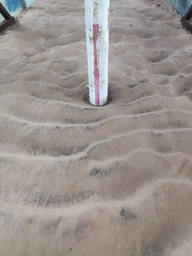
#> input picture code/utils/61.jpg, 192 x 256 px, shrunk from 3000 x 4000 before the run
$ python sift_L.py
#> lines starting #> are read from the running program, lines starting #| are printed output that depends on the picture
#> further down, img is the input picture: shape (256, 192, 3); mean B, G, R 141.8, 146.5, 153.5
import cv2
import numpy as np

def convolve(filter, mat, padding, strides):
    result = None
    filter_size = filter.shape
    mat_size = mat.shape
    if len(filter_size) == 2:
        if len(mat_size) == 3:
            channel = []
            for i in range(mat_size[-1]):
                pad_mat = np.pad(mat[:, :, i], ((padding[0], padding[1]), (padding[2], padding[3])), 'constant')
                temp = []
                for j in range(0, pad_mat.shape[0] - filter_size[0] + 1, strides[1]):
                    temp.append([])
                    for k in range(0, pad_mat.shape[1] - filter_size[1] + 1, strides[0]):
                        val = (filter * pad_mat[j:j + filter_size[0], k:k + filter_size[1]]).sum()
                        temp[-1].append(val)
                channel.append(np.array(temp))

            channel = tuple(channel)
            result = np.dstack(channel)
        elif len(mat_size) == 2:
            channel = []
            pad_mat = np.pad(mat, ((padding[0], padding[1]), (padding[2], padding[3])), 'constant')
            for j in range(0, pad_mat.shape[0] - filter_size[0] + 1, strides[1]):
                channel.append([])
                for k in range(0, pad_mat.shape[1] - filter_size[1] + 1, strides[0]):
                    val = (filter * pad_mat[j:j + filter_size[0], k:k + filter_size[1]]).sum()
                    channel[-1].append(val)
            result = np.array(channel)
    return result

def downsample(img, step = 2):
    return img[::step, ::step]


def GaussianKernel(sigma, dim):
    '''
    :param sigma: Standard deviation
    :param dim: dimension(must be positive and also an odd number)
    :return: return the required Gaussian kernel.
    '''
    temp = [t - (dim // 2) for t in range(dim)]
    assistant = []
    for i in range(dim):
        assistant.append(temp)
    assistant = np.array(assistant)
    temp = 2 * sigma * sigma
    result = (1.0 / (temp * np.pi)) * np.exp(-(assistant ** 2 + (assistant.T) ** 2) / temp)
    # Normalize the kernel to sum to 1
    return result / np.sum(result)


def getDoG(img, n, sigma0, S=None, O=None):
    '''
    :param img: the original img.
    :param sigma0: sigma of the first stack of the first octave. default 1.52 for complicate reasons.
    :param n: how many stacks of feature that you wanna extract.
    :param S: how many stacks does every octave have. S must bigger than 3.
    :param O: how many octaves do we have.
    :return: the DoG Pyramid
    '''
#> called with n = 2, sigma0 = 1.52
    if S is None:
        S = 4
    if O is None:
        O = int(np.log2(min(img.shape[0], img.shape[1]))) - 3
#> O = 4

    k = 2 ** (1.0 / n)
    sigma = [[(k ** s) * sigma0 * (1 << o) for s in range(S)] for o in range(O)]
    samplePyramid = [downsample(img, 1 << o) for o in range(O)]
#> call 4 of downsample, with step = 8
#> in downsample (call 4), `return img[::step, ::step]`:
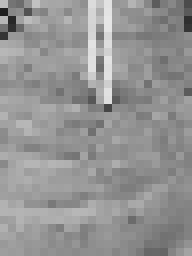
#> returned value: shape (32, 24) float32 (shown 8 times larger); min 31, max 230, mean 147.9
#> samplePyramid = 4 items

    GaussianPyramid = []
    for i in range(O):
        GaussianPyramid.append([])
        for j in range(S):
            dim = int(6 * sigma[i][j] + 1)
            if dim % 2 == 0:
                dim += 1
            kernel = GaussianKernel(sigma[i][j], dim)
            GaussianPyramid[-1].append(
                convolve(kernel, samplePyramid[i], [dim // 2, dim // 2, dim // 2, dim // 2], [1, 1]))
#> this loop made 4 passes
#> pass 1, in convolve (call 4), `pad_mat = np.pad(mat, ((padding[0], padding[1]), (padding[2], padding[..`:
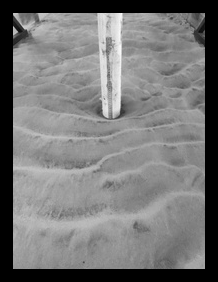
#> pad_mat: shape (282, 218) float32; min 0, max 251, mean 118.4
#> after the loop:
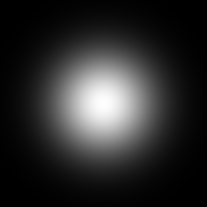
#> kernel: shape (207, 207) float64; min 1.72e-08, max 0.000135, mean 2.33e-05; drawn with min black and max white
#> after the loop, GaussianPyramid = 4 items

    DoG = [[GaussianPyramid[o][s + 1] - GaussianPyramid[o][s] for s in range(S - 1)] for o in range(O)]
#> DoG = 4 items
    return DoG, GaussianPyramid


def normalize_for_display(img):
    '''Normalize image to 0-255 for display'''
    img_normalized = cv2.normalize(img, None, 0, 255, cv2.NORM_MINMAX)
    return img_normalized.astype(np.uint8)


if __name__ == '__main__':
    path = '61.jpg'
    img = cv2.imread(path)

    if img is None:
        print(f"Error: Could not load image from {path}")
        exit(1)

    # Convert to grayscale for SIFT
    if len(img.shape) == 3:
        gray_img = cv2.cvtColor(img, cv2.COLOR_BGR2GRAY).astype(np.float32)
    else:
        gray_img = img.astype(np.float32)

    SIFT_SIGMA = 1.6
    SIFT_INIT_SIGMA = 0.5
    sigma0 = np.sqrt(SIFT_SIGMA ** 2 - SIFT_INIT_SIGMA ** 2)
    n = 2

    DoG, GaussianPyramid = getDoG(gray_img, n, sigma0)
#> DoG = 4 items

    # Display Gaussian Pyramid
    for o, octave in enumerate(GaussianPyramid):
        for s, layer in enumerate(octave):
            display_img = normalize_for_display(layer)
            cv2.imshow(f'Gaussian Octave {o}, Layer {s}', display_img)
            cv2.imwrite(f'../data/Gaussian Octave {o} Layer {s}.jpg',display_img)
            cv2.waitKey(100)  # Short delay to see images
#> this loop made 4 passes
#> pass 1, in normalize_for_display, `img_normalized = cv2.normalize(img, None, 0, 255, cv2.NORM_MINMAX)`:
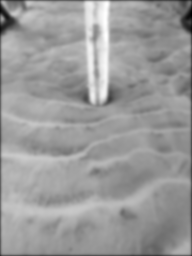
#> img_normalized: shape (256, 192) float64; min 6.01e-16, max 255, mean 155
#> after the loop:
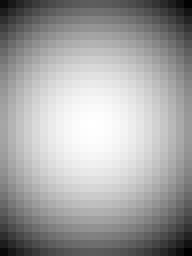
#> layer: shape (32, 24) float64 (shown 8 times larger); min 12.49, max 14.54, mean 13.8; drawn with min black and max white

    # Display DoG Pyramid
    for o, octave in enumerate(DoG):
        for s, layer in enumerate(octave):
            display_img = normalize_for_display(layer)
            cv2.imshow(f'DoG Octave {o}, Layer {s}', display_img)
            cv2.imwrite(f'../data/DoG Octave {o} Layer {s}.jpg', display_img)
            cv2.waitKey(100)  # Short delay to see images
#> this loop made 4 passes
#> pass 1, in normalize_for_display (call 18), `img_normalized = cv2.normalize(img, None, 0, 255, cv2.NORM_MINMAX)`:
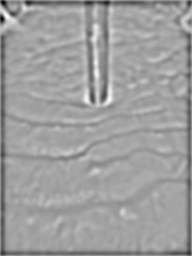
#> img_normalized: shape (256, 192) float64; min -1.31e-14, max 255, mean 158.7; drawn with min black and max white
#> after the loop:
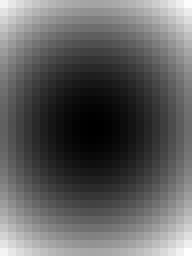
#> layer: shape (32, 24) float64 (shown 8 times larger); min -13.02, max -8.19, mean -11.19; drawn with min black and max white

    cv2.waitKey(0)
    cv2.destroyAllWindows()

$ run again, with code/utils/59.jpg copied over code/utils/61.jpg
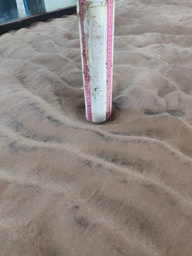
#> input picture code/utils/59.jpg, 192 x 256 px, shrunk from 3000 x 4000 before the run
#> img is the input picture: shape (256, 192, 3); mean B, G, R 131.5, 135.5, 143.4
#> samplePyramid = 4 items
#> the loop `for o, octave in enumerate(GaussianPyramid):` made 4 passes
#> the loop `for o, octave in enumerate(DoG):` made 4 passes
#> pass 1, in normalize_for_display (call 18), `img_normalized = cv2.normalize(img, None, 0, 255, cv2.NORM_MINMAX)`:
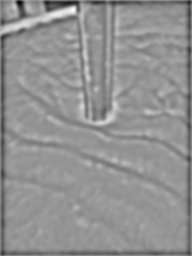
#> img_normalized: shape (256, 192) float64; min -1.44e-15, max 255, mean 146; drawn with min black and max white
#> after the loop `for o, octave in enumerate(DoG):`:
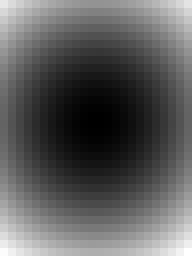
#> layer: shape (32, 24) float64 (shown 8 times larger); min -12.22, max -7.55, mean -10.5; drawn with min black and max white
